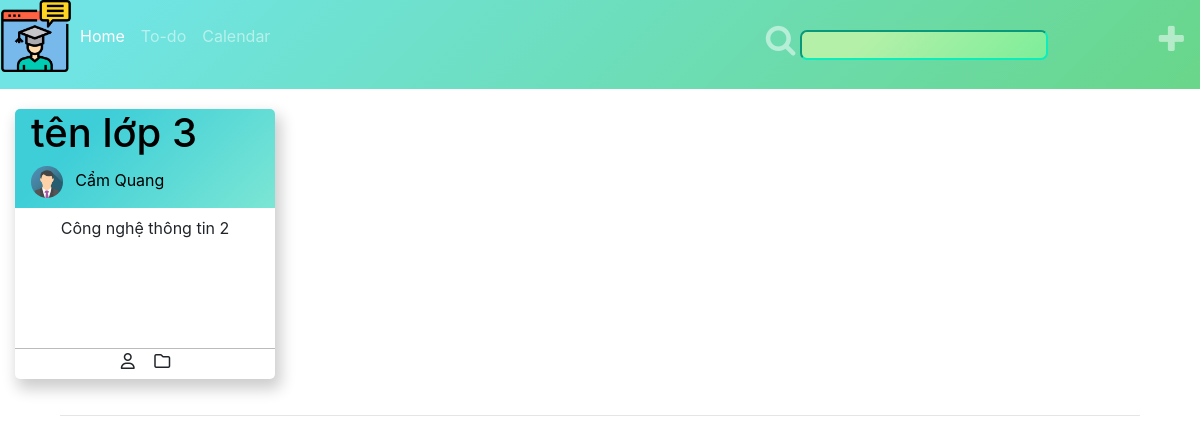
Screenshot of /public/index-sinhvien.php (signed in) with the database file from the repository.
### tables this page shows
CREATE TABLE `class` (
  `id` varchar(11) NOT NULL,
  `name` varchar(100) DEFAULT NULL,
  `subject` varchar(100) DEFAULT NULL,
  `teacher` varchar(100) DEFAULT NULL,
  `room` varchar(10) DEFAULT NULL,
  `image` varchar(100) DEFAULT NULL,
  `created_by_who` varchar(100) DEFAULT NULL,
  `created_by_id` int(11) DEFAULT NULL,
  `updated_at` timestamp NULL DEFAULT NULL ON UPDATE current_timestamp()
);

### libraries/Database.php (called while the page is built, shortened)
<?php
    class Database
    {
        public $link;
        public function __construct()
        {
            $this->link = mysqli_connect("localhost","root","","web_classroom") or die ();
            mysqli_set_charset($this->link,"utf8");
        }
        public function fetchOne($table , $query)
        {
            $sql  = "SELECT * FROM {$table} WHERE ";
            $sql .= $query;
            $sql .= "LIMIT 1";
            $result = mysqli_query($this->link,$sql) or die("Lỗi  truy vấn fetchOne " .mysqli_error($this->link));
            return mysqli_fetch_assoc($result);
        }
    }
?>

### autoload/autoload.php (called while the page is built, shortened)
<?php
require_once __DIR__. "/../libraries/Database.php";
require_once __DIR__. "/../libraries/Function.php";
$db = new Database;
?>

### libraries/Function.php (called while the page is built, shortened)
<?php
require_once __DIR__.'/../vendor/autoload.php';
require_once __DIR__. "/Database.php";
function base_url()
{
	return $url="http://localhost/Code/final-web-classroom/";
}
 ?>

### public/index-sinhvien.php (the view, shortened to what this page needs)
<?php
require_once __DIR__. "/../autoload/autoload.php";
$data_user = $db -> fetchOne('user',"email = '".$_SESSION['email']."'");
$id_student = $data_user['id'];
$sql = "SELECT class.*
FROM student_class
INNER JOIN class
ON class.id = student_class.id_class
WHERE student_class.id_student = ".$id_student."";
$data = [];
$result = mysqli_query($db->link,$sql) or die("Lỗi Truy Vấn fetchAll " .mysqli_error($db->link));
if( $result)
{
    while ($num = mysqli_fetch_assoc($result))
    {
        $data[] = $num;
    }
}
$class = $data;
?>
<!DOCTYPE html>
<html>
    <head>
        <link href="css/style.css" rel="stylesheet" type="text/css" />
        <link rel="stylesheet" href="https://maxcdn.bootstrapcdn.com/bootstrap/4.5.2/css/bootstrap.min.css">
        <link rel="stylesheet" href="https://cdnjs.cloudflare.com/ajax/libs/font-awesome/4.7.0/css/font-awesome.min.css">
    </head>
    <body>
        <nav class="navbar navbar-expand bg-primary navbar-dark p-0 sticky-top">
            <ul class="navbar-nav w-100">
                <span onclick="openNav()"><img class="logo" src="image/logov2.png"></span>
                <li class="nav-item active">
                    <a class="nav-link" href="index.html">Home</a>
                </li>
                <li class="nav-item">
                    <a class="nav-link" href="#">To-do</a>
                </li>
                <li class="nav-item">
                    <a class="nav-link" href="#">Calendar</a>
                </li>
                <li class="nav-item col-md-4 ml-auto mr-0">
                    <a class="nav-link" href="#">
                        <label for="search"><i class="fa fa-search fa-2x"></i> </label>
                        <input type="text" id="search" class="search">
                    </a>
                </li>
                <li class="nav-item ml-2 mr-2">
                    <a class="nav-link" href="#">
                        <label for="showaddjoinclassroomsinhvien"><i class="fa fa-plus fa-2x"></i> </label>
                    </a>
                </li>
            </ul>
        </nav>
        <div class=" index container">
            <div class="class-place">
                <div class="row">
                    <?php foreach ($class as $item):?>
                        <a href="stream.php?id=<?php echo $item['id']?>" style="text-decoration: none; color:black">
                            <div class="classcard col-xl-3 col-lg-3 col-md-4 col-sm-6 col-6">
                                <div class="cell">
                                    <div class="class-inf">
                                        <div>
                                            <h1 class="class-title text-left ml-3 mb-1"> <?php echo $item['name'] ?> </h1>
                                        </div>
                                        <div class="sinhvien-title text-left ml-3 mt-0"><img src="<?php echo base_url() ?>/public/uploads/class/<?php echo $item['image'] ?>" class="avatar" style="width:13%; border-radius: 50%"> <?php $item['teacher'] ?><?php echo $item['teacher'] ?></div>
                                    </div>
                                    <div class="class-main p-2">
                                        <p class="title"> <?php echo $item['subject'] ?></p>
                                    </div>
                                    <div class="class-footer ">
                                        <span class="circle">
                                            <div class="work-icon">
                                                <i class="fa fa-user-o " aria-hidden="true"></i>
                                            </div>
                                        </span>
                                        <span class="circle">
                                            <div class="folder-icon">
                                                <i class="fa fa-folder-o" aria-hidden="true"></i>
                                            </div>
                                        </span>
                                    </div>
                                </div>
                            </div>
                        </a>
                    <?php endforeach ?>
                </div>
            </div>
        </div>
                <hr style="width:90%; text-align:left; margin-left:10">
    </body>
</html>

### public/css/style.css (style rules this page uses)
.logo { height: 72px; font-size: 30px; cursor: pointer; }
a:link { color: black; }
.nav-link { padding-top: 1.5rem !important; padding-bottom: 1.5rem !important; }
.circle { width: 30px; height: 30px; display: inline-block; transition: background 0.2s; }
[class*="-icon"] { height: auto; width: 100%; }
ol, ul { list-style: none; }
.container { max-width: 1320px !important; }
.cell { max-width: 300px; margin: 20px 0 20px 0; text-align: center; box-shadow: 4px 8px 15px 2px rgba(0, 0, 0, 0.2); border-radius: 5px; }
.class-inf { border-top-left-radius: 5px; border-top-right-radius: 5px; background-color: #76e4cc; background-image: linear-gradient(315deg, #7ce6d4, #3dced8 74%); color: black; }
.sinhvien-title { padding-top: 5px; padding-bottom: 10px; }
.class-title { overflow: hidden; text-overflow: ellipsis; white-space: nowrap; max-height: 100px; }
.class-main { min-height: 140px; }
.class-footer { border-top: 1px solid #bbb; max-height: 57px; }
.cell { margin-right: 10px; }
label { cursor: pointer; }
#search { background-image: linear-gradient(315deg, #7dee9a, #b4f0a8 74%); width: 70%; border-color: #0fecbc; outline: none; border-radius: 7px; }
.navbar { background-image: linear-gradient(315deg, #69d68a 0%, #70e4e4 90%); }
.avatar { margin-right: 8px; }
.class-title { margin-bottom: 20px; }
body, html { height: 100%; margin: 0; }

### rows the page displays
class: name "tên lớp 3", image (placeholder picture), teacher "Cẩm Quang", subject "Công nghệ thông tin 2"
